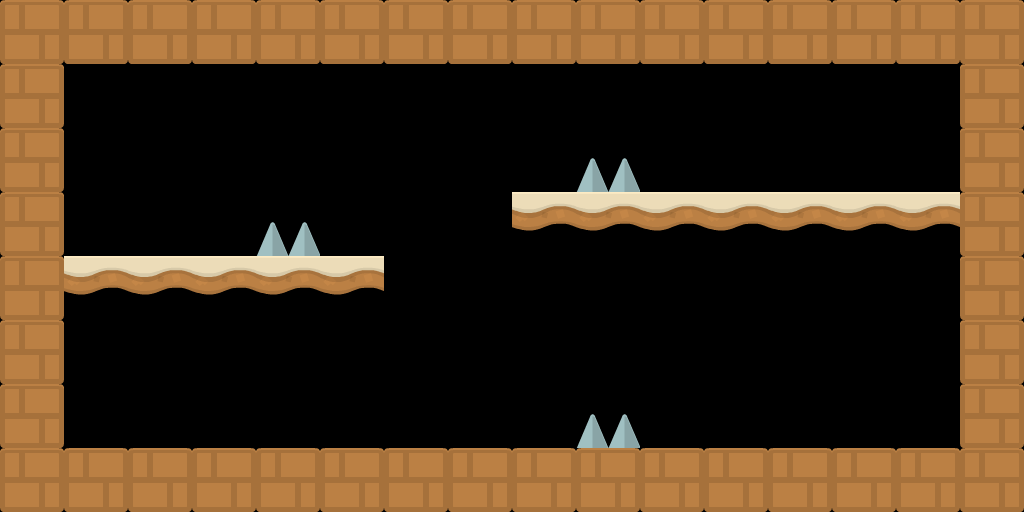

Tiled map render using the project's own tile images. Description and the whole map definition, tile-layer contents included, below:
An orthogonal 16x8 tile map with 64x64 px tiles, 2 tile layers (baselayer, death) and 1 object (Spawn-point).

<map version="1.0" tiledversion="1.1.5" orientation="orthogonal" renderorder="right-down" width="16" height="8" tilewidth="64" tileheight="64" infinite="0" nextobjectid="4">
 <tileset firstgid="1" name="tileset" tilewidth="64" tileheight="64" tilecount="3" columns="3">
  <image source="tileset.png" width="192" height="64" />
  <tile id="0">
   <properties>
    <property name="collidable" type="bool" value="true" />
    <property name="damage" type="bool" value="false" />
   </properties>
  </tile>
  <tile id="1">
   <properties>
    <property name="collidable" type="bool" value="true" />
    <property name="damage" type="bool" value="false" />
   </properties>
  </tile>
  <tile id="2">
   <properties>
    <property name="collidable" type="bool" value="false" />
    <property name="damage" type="bool" value="true" />
   </properties>
  </tile>
 </tileset>
 <layer name="baselayer" width="16" height="8">
  <data encoding="csv">
2,2,2,2,2,2,2,2,2,2,2,2,2,2,2,2,
2,0,0,0,0,0,0,0,0,0,0,0,0,0,0,2,
2,0,0,0,0,0,0,0,0,0,0,0,0,0,0,2,
2,0,0,0,0,0,0,0,1,1,1,1,1,1,1,2,
2,1,1,1,1,1,0,0,0,0,0,0,0,0,0,2,
2,0,0,0,0,0,0,0,0,0,0,0,0,0,0,2,
2,0,0,0,0,0,0,0,0,0,0,0,0,0,0,2,
2,2,2,2,2,2,2,2,2,2,2,2,2,2,2,2
</data>
 </layer>
 <layer name="death" width="16" height="8" locked="1">
  <data encoding="csv">
0,0,0,0,0,0,0,0,0,0,0,0,0,0,0,0,
0,0,0,0,0,0,0,0,0,0,0,0,0,0,0,0,
0,0,0,0,0,0,0,0,0,3,0,0,0,0,0,0,
0,0,0,0,3,0,0,0,0,0,0,0,0,0,0,0,
0,0,0,0,0,0,0,0,0,0,0,0,0,0,0,0,
0,0,0,0,0,0,0,0,0,0,0,0,0,0,0,0,
0,0,0,0,0,0,0,0,0,3,0,0,0,0,0,0,
0,0,0,0,0,0,0,0,0,0,0,0,0,0,0,0
</data>
 </layer>
 <objectgroup name="spawn point">
  <object id="1" name="Spawn-point" x="798.161" y="116.342">
   <point />
  </object>
 </objectgroup>
</map>
